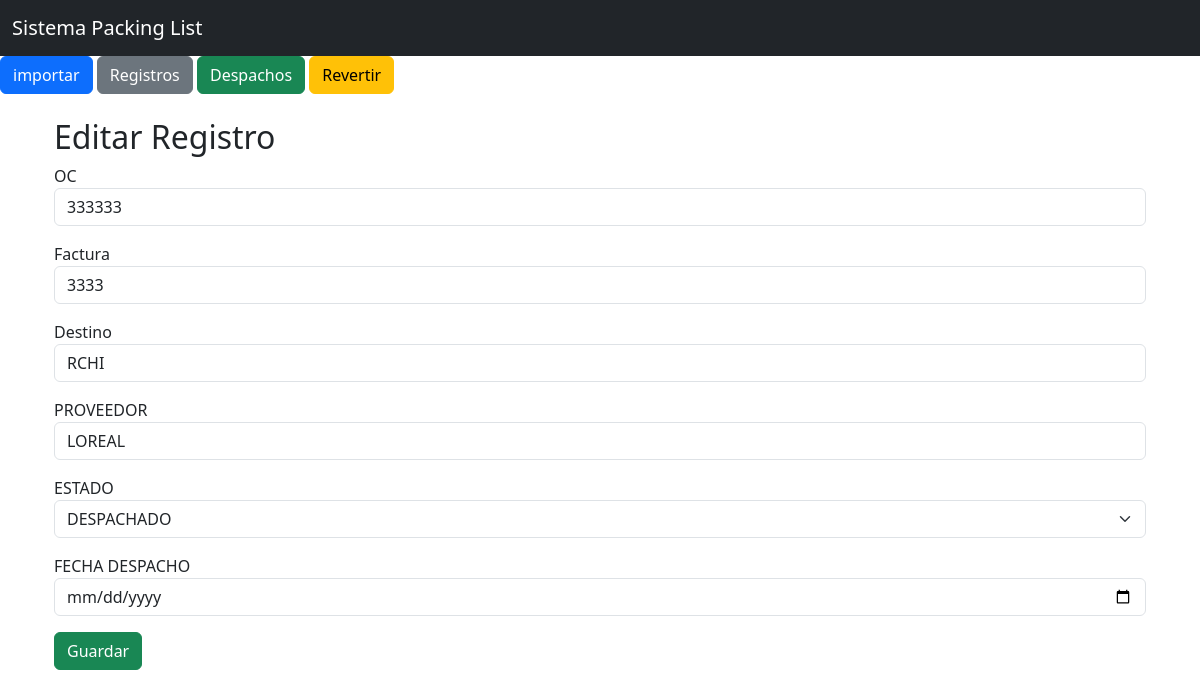
/editar/5, run on the app's committed database.
### models.py (models this page shows)
class Consolidado(db.Model):
    __tablename__ = "consolidado"
    id = db.Column(db.Integer, primary_key=True)
    oc = db.Column(db.String(50))
    factura = db.Column(db.String(50))
    destino = db.Column(db.String(20), nullable=False)
    proveedor = db.Column(db.String(150))
    bultos = db.Column(db.Integer, nullable=False)
    unidades = db.Column(db.String(50), nullable=False)
    tipo_carga = db.Column(db.String(50), nullable=False, default="NACIONAL")
    etiqueta = db.Column(db.String(150))
    observacion = db.Column(db.String(500))
    estado = db.Column(db.String(20), nullable=False, default="PENDIENTE")
    origen_archivo = db.Column(db.String(50), nullable=False)
    nombre_archivo = db.Column(db.String(255))
    fecha_carga = db.Column(db.DateTime)
    eliminado = db.Column(db.Boolean, nullable=False, default=False)
    fecha_eliminacion = db.Column(db.DateTime)
    fecha_despacho = db.Column(db.DateTime)

### app.py (the view, shortened to what this page needs)
@app.route("/editar/<int:id>", methods=["GET", "POST"])
def editar(id):
    registro = Consolidado.query.get_or_404(id)
    return render_template("editar.html", registro=registro)

### templates/editar.html (shortened to what this page needs)
{%- extends "base.html" -%}
{%- block contenido -%}
<div class="container">
    <h2>Editar Registro</h2>
    <form method="POST">
        <div class="mb-3">
            <label>OC</label>
            <input type="text" name="oc" class="form-control" value="{{ registro.oc }}" readonly>
        </div>
        <div class="mb-3">
            <label>Factura</label>
            <input type="text" name="factura" class="form-control" value="{{ registro.factura }}">
        </div>
        <div class="mb-3">
            <label>Destino</label>
            <input type="text" name="destino" class="form-control" value="{{ registro.destino }}">
        </div>
        <div class="mb-3">
            <label>PROVEEDOR</label>
            <input type="text" name="proveedor" class="form-control" value="{{ registro.proveedor }}">
        </div>
        <div class="mb-3">
            <label>ESTADO</label>
            <select name="estado" class="form-select">
                <option value="DESPACHADO"{% if registro.estado == 'DESPACHADO' %} selected {% endif %}>DESPACHADO</option>
            </select>
        </div>
        <div class="mb-3"
            <label>FECHA DESPACHO</label>
            <input
                type="date"
                name="fecha_despacho"
                class="form-control"
                value="{% if registro.fecha_despacho %}{{ registro.fecha_despacho.strftime('%Y-%m-%d')}} {% endif %}"
            >
        </div>
        <button type="submit" class="btn btn-success">Guardar</button>
    </form>
</div>
{%- endblock -%}

### data on the page
Consolidado: oc "333333", factura "3333", destino "RCHI", proveedor "LOREAL", estado "DESPACHADO"
